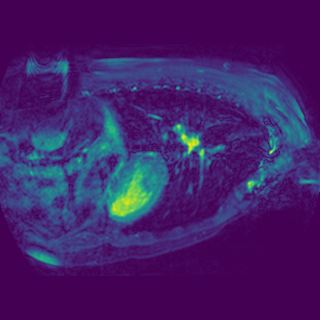
#> input picture imagesPNG/la_023.png, 320 x 320 px, found by its file name
$ jupyter execute 'Transformações_Geométricas_Translação (1).ipynb'
#> lines starting #> are read from the running program, lines starting #| are printed output that depends on the picture
[cell 1]
import numpy as np
import cv2
from google.colab.patches import cv2_imshow

[cell 2]
imagem = cv2.imread('/content/la_023.png')
#> imagem is the input picture: shape (320, 320, 3); mean B, G, R 104.7, 32.9, 66.4

[cell 3]
imagem.shape
#> Out = (320, 320, 3)

[cell 4]
cv2_imshow(imagem)

[cell 5]
linhas = imagem.shape[0]
#> linhas = 320

[cell 6]
linhas
#> Out = 320

[cell 7]
colunas = imagem.shape[1]
#> colunas = 320

[cell 8]
colunas
#> Out = 320

[cell 9]
linhas, colunas = imagem.shape[:2]

[cell 10]
matriz_translacao=np.float32([[1,0,70],[0,1,110]])

[cell 11]
imagem_translacao=cv2.warpAffine(imagem,matriz_translacao,(colunas,linhas),cv2.INTER_LINEAR)
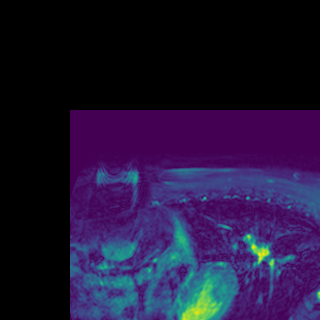
#> imagem_translacao: shape (320, 320, 3); mean B, G, R 56.6, 22.4, 33.7


$ run again, with imagesPNG/la_003.png copied over imagesPNG/la_023.png
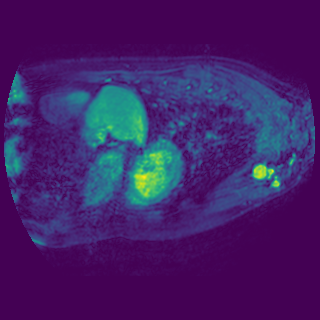
#> input picture imagesPNG/la_003.png, 320 x 320 px, found by its file name
#> imagem is the input picture: shape (320, 320, 3); mean B, G, R 103.4, 32.5, 66
#> `imagem_translacao=cv2.warpAffine(imagem,matriz_translacao,(colunas,lin..`:
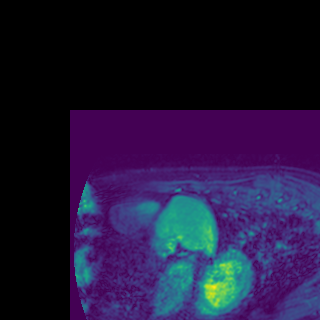
#> imagem_translacao: shape (320, 320, 3); mean B, G, R 56.8, 24.1, 33

$ run again, with imagesPNG/la_004.png copied over imagesPNG/la_023.png
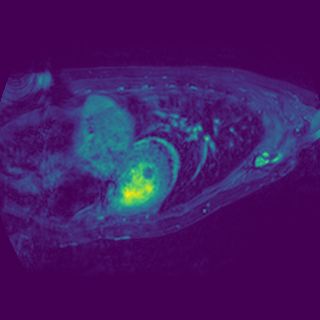
#> input picture imagesPNG/la_004.png, 320 x 320 px, found by its file name
#> imagem is the input picture: shape (320, 320, 3); mean B, G, R 100.5, 25.2, 67.2
#> `imagem_translacao=cv2.warpAffine(imagem,matriz_translacao,(colunas,lin..`:
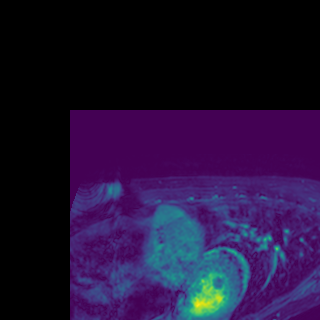
#> imagem_translacao: shape (320, 320, 3); mean B, G, R 54.7, 18.7, 34.1

$ run again, with imagesPNG/la_005.png copied over imagesPNG/la_023.png
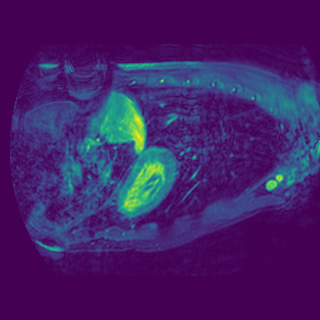
#> input picture imagesPNG/la_005.png, 320 x 320 px, found by its file name
#> imagem is the input picture: shape (320, 320, 3); mean B, G, R 103.9, 33.3, 66.3
#> `imagem_translacao=cv2.warpAffine(imagem,matriz_translacao,(colunas,lin..`:
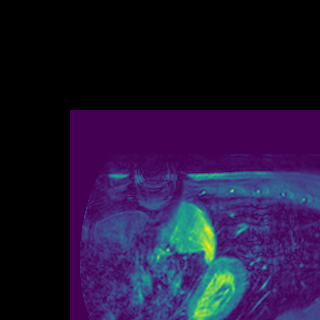
#> imagem_translacao: shape (320, 320, 3); mean B, G, R 55.7, 22.5, 33.8
